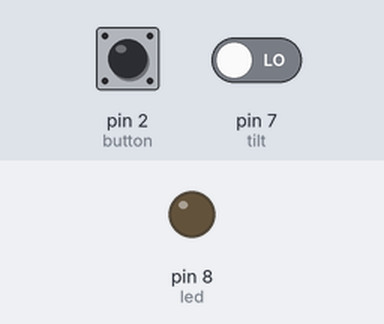
The sketch below on a simulated Arduino Uno, built with avr-gcc and run on an emulated ATmega328P. Shown: output pins drawn as LEDs (lit = HIGH). The test bench sets the inputs (shaded band); at power-on: pin 2 (button) LOW, pin 7 (tilt) LOW.

Above: at 1.2 s.
1.3 s: pin 2 (button) pulled HIGH for 0.15 s
At 2.2 s:
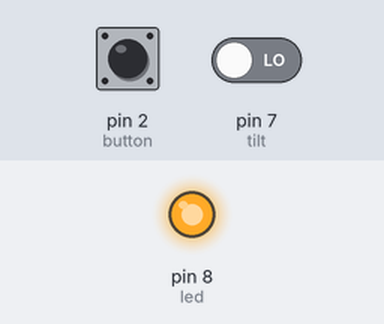
3.9 s: pin 2 (button) pulled HIGH for 1 s
At 7.1 s:
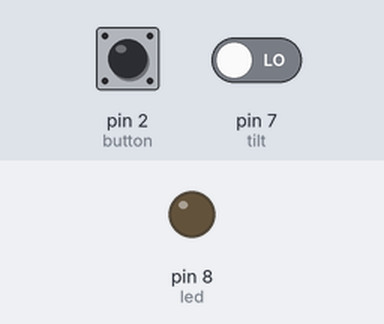
7.4 s: pin 2 (button) pulled HIGH for 3.2 s
At 8.4 s:
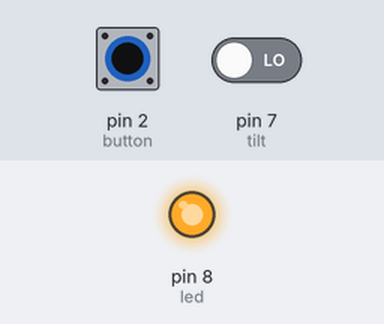
Timing chart, 0 to 13.1 s (numbered marks = the images above; inputs shaded):
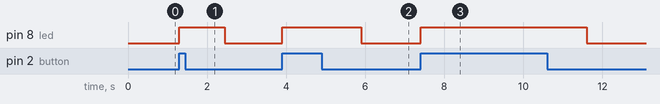

Measured:
- after the input at 1.3 s, pin 8 (led): LOW → HIGH at once, → LOW 1.1 s later
- after the input at 3.9 s, pin 8 (led): LOW → HIGH at once, → LOW 2.0 s later
- after the input at 7.4 s, pin 8 (led): LOW → HIGH at once, → LOW 4.2 s later

The sketch:

Tilt.ino
```cpp
int button = 2;
int tilt = 7;
int led = 8;

void setup() {
  // put your setup code here, to run once:
  Serial.begin(9600);

  pinMode(button, INPUT);
  pinMode(tilt, INPUT);
  pinMode(led, OUTPUT);

}


void loop() {
  // put your main code here, to run repeatedly:
  buttonThenTilt(millis());


}

bool state = false;
long timeCall = -1;
void buttonThenTilt(long milli){
  //capacitor
  if(digitalRead(button) && !digitalRead(tilt)){
    state = true;
    timeCall = milli;
  }
  else if(state && !digitalRead(tilt) && timeCall + 1000 < milli)
    state = false;

  digitalWrite(led, state);
}
```
